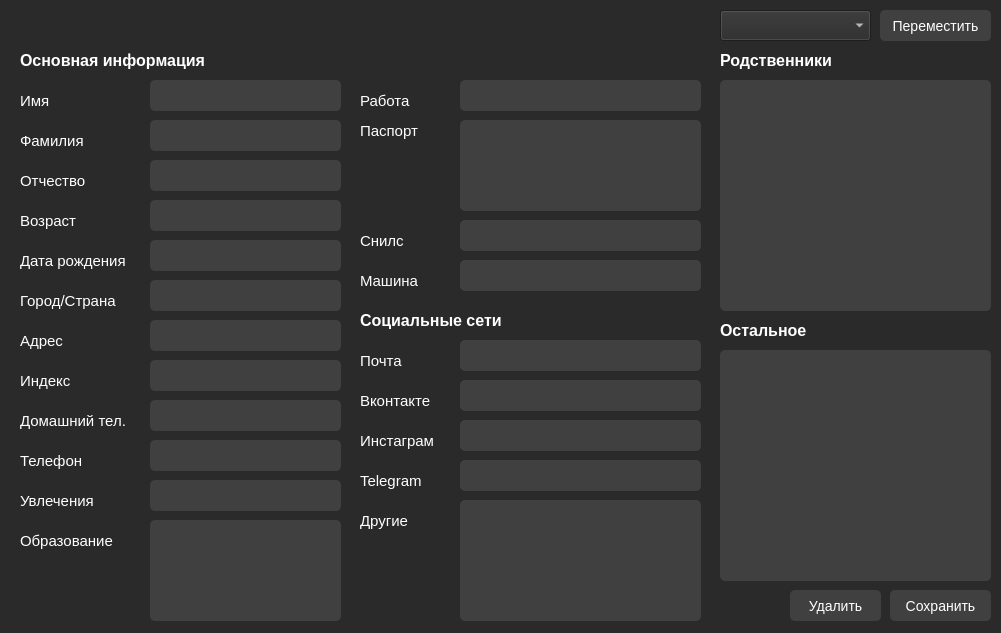
<?xml version="1.0" encoding="UTF-8"?>
<ui version="4.0">
 <class>mainWindow</class>
 <widget class="QMainWindow" name="mainWindow">
  <property name="geometry">
   <rect>
    <x>0</x>
    <y>0</y>
    <width>1001</width>
    <height>633</height>
   </rect>
  </property>
  <property name="windowTitle">
   <string>Information</string>
  </property>
  <property name="styleSheet">
   <string notr="true">background-color: #2a2a2a;
color: white;</string>
  </property>
  <widget class="QWidget" name="centralwidget">
   <widget class="QLineEdit" name="lineEdit_200">
    <property name="geometry">
     <rect>
      <x>150</x>
      <y>80</y>
      <width>191</width>
      <height>31</height>
     </rect>
    </property>
    <property name="styleSheet">
     <string notr="true">padding:2px 5px;
font-size: 14px;
height: 28px;
color: white;
background-color: #404040;
border-radius: 5px;</string>
    </property>
   </widget>
   <widget class="QLabel" name="label">
    <property name="geometry">
     <rect>
      <x>20</x>
      <y>10</y>
      <width>501</width>
      <height>31</height>
     </rect>
    </property>
    <property name="font">
     <font>
      <pointsize>-1</pointsize>
      <weight>75</weight>
      <bold>true</bold>
     </font>
    </property>
    <property name="styleSheet">
     <string notr="true">font-size: 20px;</string>
    </property>
    <property name="text">
     <string/>
    </property>
   </widget>
   <widget class="QLabel" name="label_2">
    <property name="geometry">
     <rect>
      <x>20</x>
      <y>90</y>
      <width>31</width>
      <height>21</height>
     </rect>
    </property>
    <property name="styleSheet">
     <string notr="true">font-size: 15px;</string>
    </property>
    <property name="text">
     <string>Имя</string>
    </property>
   </widget>
   <widget class="QLabel" name="label_3">
    <property name="geometry">
     <rect>
      <x>20</x>
      <y>130</y>
      <width>81</width>
      <height>21</height>
     </rect>
    </property>
    <property name="styleSheet">
     <string notr="true">font-size: 15px;</string>
    </property>
    <property name="text">
     <string>Фамилия</string>
    </property>
   </widget>
   <widget class="QLineEdit" name="lineEdit_201">
    <property name="geometry">
     <rect>
      <x>150</x>
      <y>120</y>
      <width>191</width>
      <height>31</height>
     </rect>
    </property>
    <property name="styleSheet">
     <string notr="true">padding:2px 5px;
font-size: 14px;
height: 28px;
color: white;
background-color: #404040;
border-radius: 5px;</string>
    </property>
   </widget>
   <widget class="QLabel" name="label_4">
    <property name="geometry">
     <rect>
      <x>20</x>
      <y>170</y>
      <width>91</width>
      <height>21</height>
     </rect>
    </property>
    <property name="styleSheet">
     <string notr="true">font-size: 15px;</string>
    </property>
    <property name="text">
     <string>Отчество</string>
    </property>
   </widget>
   <widget class="QLineEdit" name="lineEdit_202">
    <property name="geometry">
     <rect>
      <x>150</x>
      <y>160</y>
      <width>191</width>
      <height>31</height>
     </rect>
    </property>
    <property name="styleSheet">
     <string notr="true">padding:2px 5px;
font-size: 14px;
height: 28px;
color: white;
background-color: #404040;
border-radius: 5px;</string>
    </property>
   </widget>
   <widget class="QLabel" name="label_5">
    <property name="geometry">
     <rect>
      <x>20</x>
      <y>210</y>
      <width>71</width>
      <height>21</height>
     </rect>
    </property>
    <property name="styleSheet">
     <string notr="true">font-size: 15px;</string>
    </property>
    <property name="text">
     <string>Возраст</string>
    </property>
   </widget>
   <widget class="QLineEdit" name="lineEdit_203">
    <property name="geometry">
     <rect>
      <x>150</x>
      <y>200</y>
      <width>191</width>
      <height>31</height>
     </rect>
    </property>
    <property name="styleSheet">
     <string notr="true">padding:2px 5px;
font-size: 14px;
height: 28px;
color: white;
background-color: #404040;
border-radius: 5px;</string>
    </property>
   </widget>
   <widget class="QLabel" name="label_6">
    <property name="geometry">
     <rect>
      <x>20</x>
      <y>250</y>
      <width>131</width>
      <height>21</height>
     </rect>
    </property>
    <property name="styleSheet">
     <string notr="true">font-size: 15px;</string>
    </property>
    <property name="text">
     <string>Дата рождения</string>
    </property>
   </widget>
   <widget class="QLineEdit" name="lineEdit_204">
    <property name="geometry">
     <rect>
      <x>150</x>
      <y>240</y>
      <width>191</width>
      <height>31</height>
     </rect>
    </property>
    <property name="styleSheet">
     <string notr="true">padding:2px 5px;
font-size: 14px;
height: 28px;
color: white;
background-color: #404040;
border-radius: 5px;</string>
    </property>
   </widget>
   <widget class="QLabel" name="label_7">
    <property name="geometry">
     <rect>
      <x>20</x>
      <y>330</y>
      <width>61</width>
      <height>21</height>
     </rect>
    </property>
    <property name="styleSheet">
     <string notr="true">font-size: 15px;</string>
    </property>
    <property name="text">
     <string>Адрес</string>
    </property>
   </widget>
   <widget class="QLineEdit" name="lineEdit_206">
    <property name="geometry">
     <rect>
      <x>150</x>
      <y>320</y>
      <width>191</width>
      <height>31</height>
     </rect>
    </property>
    <property name="styleSheet">
     <string notr="true">padding:2px 5px;
font-size: 14px;
height: 28px;
color: white;
background-color: #404040;
border-radius: 5px;</string>
    </property>
   </widget>
   <widget class="QLineEdit" name="lineEdit_208">
    <property name="geometry">
     <rect>
      <x>460</x>
      <y>80</y>
      <width>241</width>
      <height>31</height>
     </rect>
    </property>
    <property name="styleSheet">
     <string notr="true">padding:2px 5px;
font-size: 14px;
height: 28px;
color: white;
background-color: #404040;
border-radius: 5px;</string>
    </property>
   </widget>
   <widget class="QLabel" name="label_8">
    <property name="geometry">
     <rect>
      <x>360</x>
      <y>90</y>
      <width>61</width>
      <height>21</height>
     </rect>
    </property>
    <property name="styleSheet">
     <string notr="true">font-size: 15px;</string>
    </property>
    <property name="text">
     <string>Работа</string>
    </property>
   </widget>
   <widget class="QLabel" name="label_9">
    <property name="geometry">
     <rect>
      <x>20</x>
      <y>530</y>
      <width>111</width>
      <height>21</height>
     </rect>
    </property>
    <property name="styleSheet">
     <string notr="true">font-size: 15px;</string>
    </property>
    <property name="text">
     <string>Образование</string>
    </property>
   </widget>
   <widget class="QPushButton" name="pushButton_6">
    <property name="geometry">
     <rect>
      <x>890</x>
      <y>590</y>
      <width>101</width>
      <height>31</height>
     </rect>
    </property>
    <property name="styleSheet">
     <string notr="true">font-size: 14px;
color: white;
background-color: #404040;
border-radius: 5px;</string>
    </property>
    <property name="text">
     <string>Сохранить</string>
    </property>
   </widget>
   <widget class="QPushButton" name="pushButton_7">
    <property name="geometry">
     <rect>
      <x>790</x>
      <y>590</y>
      <width>91</width>
      <height>31</height>
     </rect>
    </property>
    <property name="styleSheet">
     <string notr="true">font-size: 14px;
color: white;
background-color: #404040;
border-radius: 5px;</string>
    </property>
    <property name="text">
     <string>Удалить</string>
    </property>
   </widget>
   <widget class="QLabel" name="label_18">
    <property name="geometry">
     <rect>
      <x>20</x>
      <y>50</y>
      <width>221</width>
      <height>21</height>
     </rect>
    </property>
    <property name="font">
     <font>
      <pointsize>-1</pointsize>
      <weight>75</weight>
      <bold>true</bold>
     </font>
    </property>
    <property name="styleSheet">
     <string notr="true">font-size: 16px;</string>
    </property>
    <property name="text">
     <string>Основная информация</string>
    </property>
   </widget>
   <widget class="QLabel" name="label_19">
    <property name="geometry">
     <rect>
      <x>20</x>
      <y>290</y>
      <width>121</width>
      <height>21</height>
     </rect>
    </property>
    <property name="styleSheet">
     <string notr="true">font-size: 15px;</string>
    </property>
    <property name="text">
     <string>Город/Страна</string>
    </property>
   </widget>
   <widget class="QLineEdit" name="lineEdit_205">
    <property name="geometry">
     <rect>
      <x>150</x>
      <y>280</y>
      <width>191</width>
      <height>31</height>
     </rect>
    </property>
    <property name="styleSheet">
     <string notr="true">padding:2px 5px;
font-size: 14px;
height: 28px;
color: white;
background-color: #404040;
border-radius: 5px;</string>
    </property>
   </widget>
   <widget class="QLineEdit" name="lineEdit_214">
    <property name="geometry">
     <rect>
      <x>150</x>
      <y>440</y>
      <width>191</width>
      <height>31</height>
     </rect>
    </property>
    <property name="styleSheet">
     <string notr="true">padding:2px 5px;
font-size: 14px;
height: 28px;
color: white;
background-color: #404040;
border-radius: 5px;</string>
    </property>
   </widget>
   <widget class="QLabel" name="label_20">
    <property name="geometry">
     <rect>
      <x>20</x>
      <y>450</y>
      <width>71</width>
      <height>21</height>
     </rect>
    </property>
    <property name="styleSheet">
     <string notr="true">font-size: 15px;</string>
    </property>
    <property name="text">
     <string>Телефон</string>
    </property>
   </widget>
   <widget class="QLabel" name="label_21">
    <property name="geometry">
     <rect>
      <x>20</x>
      <y>410</y>
      <width>131</width>
      <height>21</height>
     </rect>
    </property>
    <property name="styleSheet">
     <string notr="true">font-size: 15px;</string>
    </property>
    <property name="text">
     <string>Домашний тел.</string>
    </property>
   </widget>
   <widget class="QLineEdit" name="lineEdit_209">
    <property name="geometry">
     <rect>
      <x>150</x>
      <y>400</y>
      <width>191</width>
      <height>31</height>
     </rect>
    </property>
    <property name="styleSheet">
     <string notr="true">padding:2px 5px;
font-size: 14px;
height: 28px;
color: white;
background-color: #404040;
border-radius: 5px;</string>
    </property>
   </widget>
   <widget class="QLabel" name="label_22">
    <property name="geometry">
     <rect>
      <x>360</x>
      <y>310</y>
      <width>161</width>
      <height>21</height>
     </rect>
    </property>
    <property name="font">
     <font>
      <pointsize>-1</pointsize>
      <weight>75</weight>
      <bold>true</bold>
     </font>
    </property>
    <property name="styleSheet">
     <string notr="true">font-size: 16px;</string>
    </property>
    <property name="text">
     <string>Социальные сети</string>
    </property>
   </widget>
   <widget class="QLineEdit" name="lineEdit_210">
    <property name="geometry">
     <rect>
      <x>460</x>
      <y>260</y>
      <width>241</width>
      <height>31</height>
     </rect>
    </property>
    <property name="styleSheet">
     <string notr="true">padding:2px 5px;
font-size: 14px;
height: 28px;
color: white;
background-color: #404040;
border-radius: 5px;</string>
    </property>
   </widget>
   <widget class="QLabel" name="label_23">
    <property name="geometry">
     <rect>
      <x>360</x>
      <y>270</y>
      <width>71</width>
      <height>21</height>
     </rect>
    </property>
    <property name="styleSheet">
     <string notr="true">font-size: 15px;</string>
    </property>
    <property name="text">
     <string>Машина</string>
    </property>
   </widget>
   <widget class="QLineEdit" name="lineEdit_216">
    <property name="geometry">
     <rect>
      <x>150</x>
      <y>480</y>
      <width>191</width>
      <height>31</height>
     </rect>
    </property>
    <property name="styleSheet">
     <string notr="true">padding:2px 5px;
font-size: 14px;
height: 28px;
color: white;
background-color: #404040;
border-radius: 5px;</string>
    </property>
   </widget>
   <widget class="QLabel" name="label_10">
    <property name="geometry">
     <rect>
      <x>360</x>
      <y>230</y>
      <width>51</width>
      <height>21</height>
     </rect>
    </property>
    <property name="styleSheet">
     <string notr="true">font-size: 15px;</string>
    </property>
    <property name="text">
     <string>Снилс</string>
    </property>
   </widget>
   <widget class="QLabel" name="label_11">
    <property name="geometry">
     <rect>
      <x>360</x>
      <y>390</y>
      <width>91</width>
      <height>21</height>
     </rect>
    </property>
    <property name="styleSheet">
     <string notr="true">font-size: 15px;</string>
    </property>
    <property name="text">
     <string>Вконтакте</string>
    </property>
   </widget>
   <widget class="QLabel" name="label_24">
    <property name="geometry">
     <rect>
      <x>20</x>
      <y>490</y>
      <width>91</width>
      <height>21</height>
     </rect>
    </property>
    <property name="styleSheet">
     <string notr="true">font-size: 15px;</string>
    </property>
    <property name="text">
     <string>Увлечения</string>
    </property>
   </widget>
   <widget class="QLineEdit" name="lineEdit_211">
    <property name="geometry">
     <rect>
      <x>460</x>
      <y>340</y>
      <width>241</width>
      <height>31</height>
     </rect>
    </property>
    <property name="styleSheet">
     <string notr="true">padding:2px 5px;
font-size: 14px;
height: 28px;
color: white;
background-color: #404040;
border-radius: 5px;</string>
    </property>
   </widget>
   <widget class="QLabel" name="label_12">
    <property name="geometry">
     <rect>
      <x>360</x>
      <y>350</y>
      <width>51</width>
      <height>21</height>
     </rect>
    </property>
    <property name="styleSheet">
     <string notr="true">font-size: 15px;</string>
    </property>
    <property name="text">
     <string>Почта</string>
    </property>
   </widget>
   <widget class="QLineEdit" name="lineEdit_212">
    <property name="geometry">
     <rect>
      <x>460</x>
      <y>380</y>
      <width>241</width>
      <height>31</height>
     </rect>
    </property>
    <property name="styleSheet">
     <string notr="true">padding:2px 5px;
font-size: 14px;
height: 28px;
color: white;
background-color: #404040;
border-radius: 5px;</string>
    </property>
   </widget>
   <widget class="QLabel" name="label_13">
    <property name="geometry">
     <rect>
      <x>360</x>
      <y>510</y>
      <width>61</width>
      <height>21</height>
     </rect>
    </property>
    <property name="styleSheet">
     <string notr="true">font-size: 15px;</string>
    </property>
    <property name="text">
     <string>Другие</string>
    </property>
   </widget>
   <widget class="QLineEdit" name="lineEdit_213">
    <property name="geometry">
     <rect>
      <x>460</x>
      <y>420</y>
      <width>241</width>
      <height>31</height>
     </rect>
    </property>
    <property name="styleSheet">
     <string notr="true">padding:2px 5px;
font-size: 14px;
height: 28px;
color: white;
background-color: #404040;
border-radius: 5px;</string>
    </property>
   </widget>
   <widget class="QLineEdit" name="lineEdit_207">
    <property name="geometry">
     <rect>
      <x>150</x>
      <y>360</y>
      <width>191</width>
      <height>31</height>
     </rect>
    </property>
    <property name="styleSheet">
     <string notr="true">padding:2px 5px;
font-size: 14px;
height: 28px;
color: white;
background-color: #404040;
border-radius: 5px;</string>
    </property>
   </widget>
   <widget class="QLineEdit" name="lineEdit_215">
    <property name="geometry">
     <rect>
      <x>460</x>
      <y>220</y>
      <width>241</width>
      <height>31</height>
     </rect>
    </property>
    <property name="styleSheet">
     <string notr="true">padding:2px 5px;
font-size: 14px;
height: 28px;
color: white;
background-color: #404040;
border-radius: 5px;</string>
    </property>
   </widget>
   <widget class="QLabel" name="label_15">
    <property name="geometry">
     <rect>
      <x>360</x>
      <y>120</y>
      <width>71</width>
      <height>21</height>
     </rect>
    </property>
    <property name="styleSheet">
     <string notr="true">font-size: 15px;</string>
    </property>
    <property name="text">
     <string>Паспорт</string>
    </property>
   </widget>
   <widget class="QLabel" name="label_16">
    <property name="geometry">
     <rect>
      <x>360</x>
      <y>430</y>
      <width>91</width>
      <height>21</height>
     </rect>
    </property>
    <property name="styleSheet">
     <string notr="true">font-size: 15px;</string>
    </property>
    <property name="text">
     <string>Инстаграм</string>
    </property>
   </widget>
   <widget class="QLabel" name="label_17">
    <property name="geometry">
     <rect>
      <x>20</x>
      <y>370</y>
      <width>61</width>
      <height>21</height>
     </rect>
    </property>
    <property name="styleSheet">
     <string notr="true">font-size: 15px;</string>
    </property>
    <property name="text">
     <string>Индекс</string>
    </property>
   </widget>
   <widget class="QLabel" name="label_27">
    <property name="geometry">
     <rect>
      <x>720</x>
      <y>50</y>
      <width>141</width>
      <height>21</height>
     </rect>
    </property>
    <property name="font">
     <font>
      <pointsize>-1</pointsize>
      <weight>75</weight>
      <bold>true</bold>
     </font>
    </property>
    <property name="styleSheet">
     <string notr="true">font-size: 16px;</string>
    </property>
    <property name="text">
     <string>Родственники</string>
    </property>
   </widget>
   <widget class="QTextEdit" name="textEdit_4">
    <property name="geometry">
     <rect>
      <x>720</x>
      <y>80</y>
      <width>271</width>
      <height>231</height>
     </rect>
    </property>
    <property name="styleSheet">
     <string notr="true">font-size:14px;
padding: 4px;
background-color: #404040;
color: white;
border-radius: 5px;</string>
    </property>
   </widget>
   <widget class="QTextEdit" name="textEdit_2">
    <property name="geometry">
     <rect>
      <x>460</x>
      <y>500</y>
      <width>241</width>
      <height>121</height>
     </rect>
    </property>
    <property name="styleSheet">
     <string notr="true">font-size:14px;
padding: 4px;
background-color: #404040;
color: white;
border-radius: 5px;</string>
    </property>
   </widget>
   <widget class="QTextEdit" name="textEdit_3">
    <property name="geometry">
     <rect>
      <x>460</x>
      <y>120</y>
      <width>241</width>
      <height>91</height>
     </rect>
    </property>
    <property name="styleSheet">
     <string notr="true">font-size:14px;
padding: 4px;
background-color: #404040;
color: white;
border-radius: 5px;</string>
    </property>
   </widget>
   <widget class="QTextEdit" name="textEdit_1">
    <property name="geometry">
     <rect>
      <x>150</x>
      <y>520</y>
      <width>191</width>
      <height>101</height>
     </rect>
    </property>
    <property name="styleSheet">
     <string notr="true">font-size:14px;
padding: 4px;
background-color: #404040;
color: white;
border-radius: 5px;</string>
    </property>
   </widget>
   <widget class="QTextEdit" name="textEdit_5">
    <property name="geometry">
     <rect>
      <x>720</x>
      <y>350</y>
      <width>271</width>
      <height>231</height>
     </rect>
    </property>
    <property name="styleSheet">
     <string notr="true">font-size:14px;
padding: 4px;
background-color: #404040;
color: white;
border-radius: 5px;</string>
    </property>
   </widget>
   <widget class="QLabel" name="label_28">
    <property name="geometry">
     <rect>
      <x>720</x>
      <y>320</y>
      <width>101</width>
      <height>21</height>
     </rect>
    </property>
    <property name="font">
     <font>
      <pointsize>-1</pointsize>
      <weight>75</weight>
      <bold>true</bold>
     </font>
    </property>
    <property name="styleSheet">
     <string notr="true">font-size: 16px;</string>
    </property>
    <property name="text">
     <string>Остальное</string>
    </property>
   </widget>
   <widget class="QLineEdit" name="lineEdit_217">
    <property name="geometry">
     <rect>
      <x>460</x>
      <y>460</y>
      <width>241</width>
      <height>31</height>
     </rect>
    </property>
    <property name="styleSheet">
     <string notr="true">padding:2px 5px;
font-size: 14px;
height: 28px;
color: white;
background-color: #404040;
border-radius: 5px;</string>
    </property>
    <property name="text">
     <string/>
    </property>
   </widget>
   <widget class="QLabel" name="label_25">
    <property name="geometry">
     <rect>
      <x>360</x>
      <y>470</y>
      <width>71</width>
      <height>21</height>
     </rect>
    </property>
    <property name="styleSheet">
     <string notr="true">font-size: 15px;</string>
    </property>
    <property name="text">
     <string>Telegram</string>
    </property>
   </widget>
   <widget class="QPushButton" name="pushButton_8">
    <property name="geometry">
     <rect>
      <x>880</x>
      <y>10</y>
      <width>111</width>
      <height>31</height>
     </rect>
    </property>
    <property name="styleSheet">
     <string notr="true">font-size: 14px;
color: white;
background-color: #404040;
border-radius: 5px;</string>
    </property>
    <property name="text">
     <string>Переместить</string>
    </property>
   </widget>
   <widget class="QComboBox" name="comboBox">
    <property name="geometry">
     <rect>
      <x>720</x>
      <y>10</y>
      <width>151</width>
      <height>31</height>
     </rect>
    </property>
    <property name="styleSheet">
     <string notr="true">font-size:14px;</string>
    </property>
   </widget>
  </widget>
 </widget>
 <resources/>
 <connections/>
</ui>
